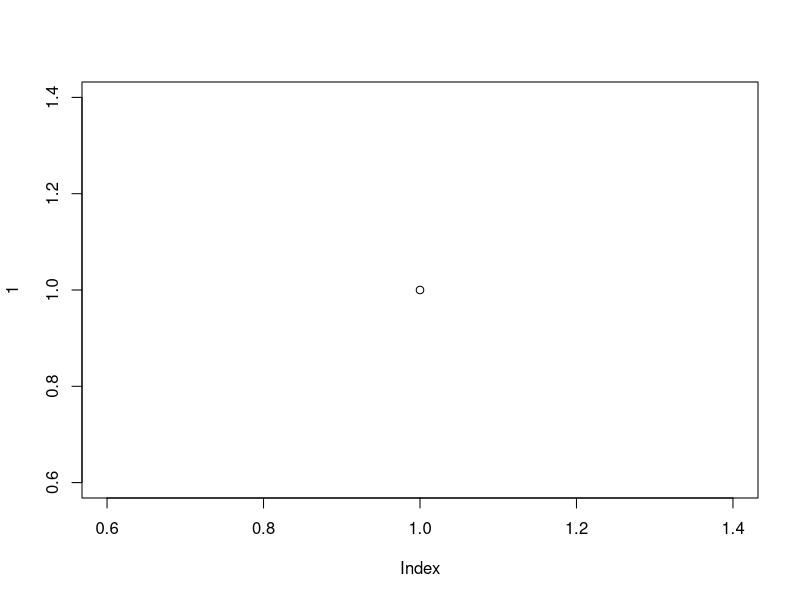
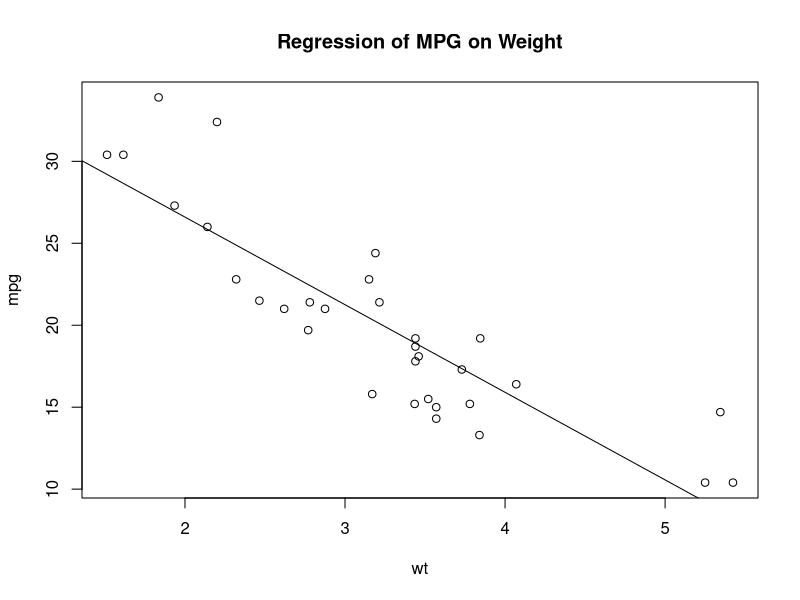

Write the R code that produced these figures, in order.
ls()
plot(1)

# Creating a Graph
attach(mtcars)
plot(wt, mpg)
abline(lm(mpg~wt))
title("Regression of MPG on Weight")

#hozzáadtam valamit
